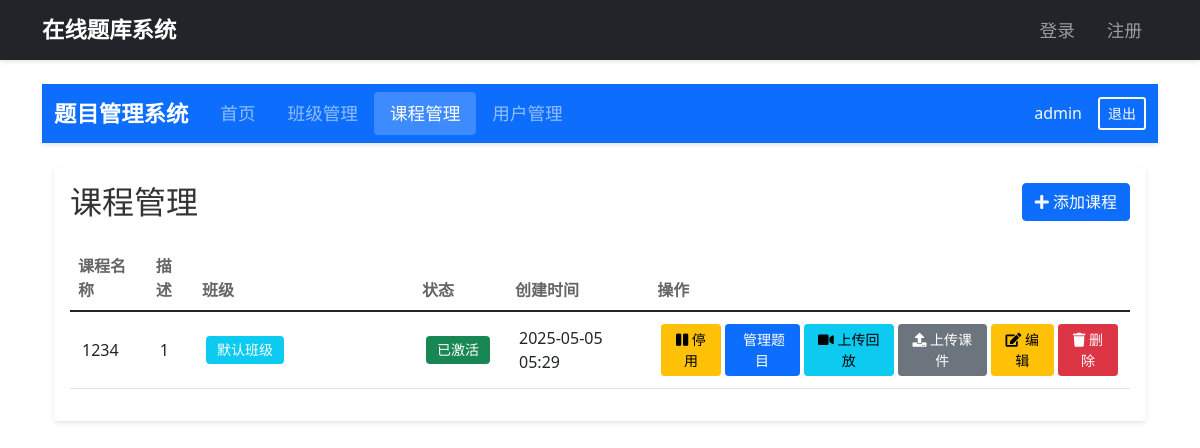
/admin/lessons (signed in), run on an earlier commit of the app's database.
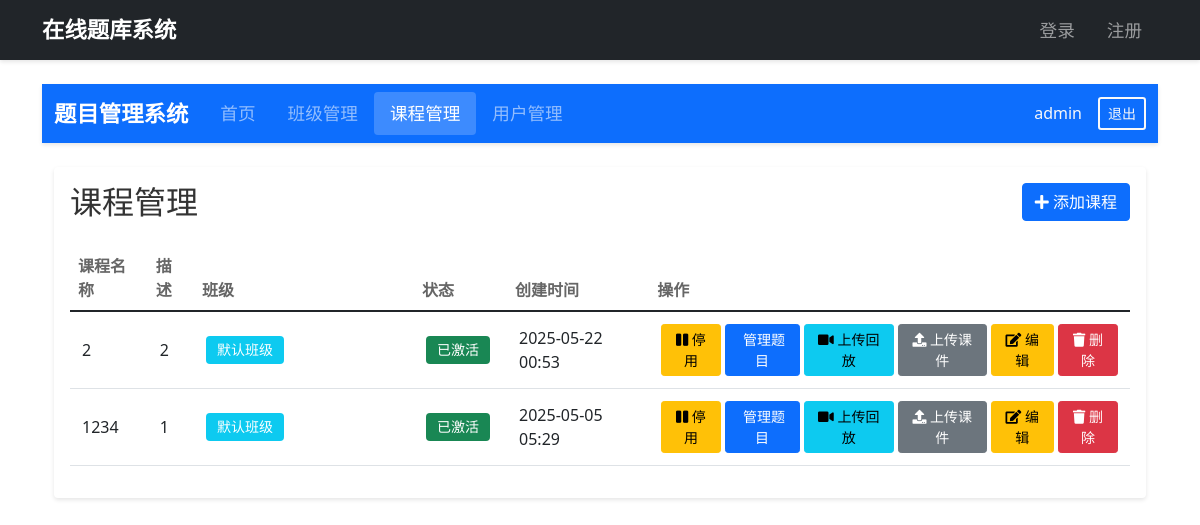
And on a later commit of the database.
### app.py (models this page shows, shortened)
class User(UserMixin, db.Model):
    id = db.Column(db.Integer, primary_key=True)
    username = db.Column(db.String(80), unique=True, nullable=False)
    email = db.Column(db.String(120), unique=True, nullable=False)
    password = db.Column(db.String(120), nullable=False)
    is_active = db.Column(db.Boolean, default=True)
    is_admin = db.Column(db.Boolean, default=False)
    class_id = db.Column(db.Integer, db.ForeignKey('class.id'))
    achievement_count = db.Column(db.Integer, default=0)  # 达标次数（80%以上正确率）
    badge_level = db.Column(db.Integer, default=0)  # 徽章等级，默认为0（无徽章）
    created_at = db.Column(db.DateTime, default=datetime.utcnow)
    answers = db.relationship('UserAnswer', backref='user', lazy=True, cascade="all, delete-orphan")
    quiz_history = db.relationship('QuizHistory', backref='user', lazy=True, cascade="all, delete-orphan")

class Lesson(db.Model):
    id = db.Column(db.Integer, primary_key=True)
    title = db.Column(db.String(100), nullable=False)  # 课程标题
    description = db.Column(db.String(200))  # 课程描述
    is_active = db.Column(db.Boolean, default=False)  # 是否当前显示
    video_url = db.Column(db.String(500))  # 视频回放链接
    created_at = db.Column(db.DateTime, default=datetime.utcnow)
    questions = db.relationship('Question', backref='lesson', lazy=True)

class Class(db.Model):
    id = db.Column(db.Integer, primary_key=True)
    name = db.Column(db.String(80), nullable=False, unique=True)  # 班级名称
    description = db.Column(db.String(200))  # 班级描述
    is_active = db.Column(db.Boolean, default=True)  # 是否激活
    created_at = db.Column(db.DateTime, default=datetime.utcnow)
    users = db.relationship('User', backref='class', lazy=True)
    lessons = db.relationship('Lesson', secondary=lesson_class_association, backref='classes', lazy=True)

### app.py (the view)
@app.route('/admin/lessons')
@admin_required
def admin_lessons():
    lessons = Lesson.query.order_by(Lesson.created_at.desc()).all()
    classes = Class.query.all()
    return render_template('admin/lessons.html', lessons=lessons, classes=classes)

### app.py (called while the page is built)
@app.before_request
def make_session_permanent():
    session.permanent = True

@login_manager.user_loader
def load_user(user_id):
    return User.query.get(int(user_id))

def admin_required(f):
    @wraps(f)
    def decorated_function(*args, **kwargs):
        if not current_user.is_authenticated:
            flash('请先登录')
            return redirect(url_for('login'))
        if not current_user.is_admin:
            flash('需要管理员权限')
            return redirect(url_for('index'))
        return f(*args, **kwargs)
    return decorated_function

### templates/admin/lessons.html (shortened to what this page needs)
{% extends "admin/base.html" %}
{% block admin_content %}
<div class="container">
    <div class="card">
        <div class="card-body">
            <div class="d-flex justify-content-between align-items-center mb-4">
                <h2 class="card-title mb-0">课程管理</h2>
                <button type="button" class="btn btn-primary" data-bs-toggle="modal" data-bs-target="#addLessonModal">
                    <i class="fas fa-plus"></i> 添加课程
                </button>
            </div>
            <div class="table-responsive">
                <table class="table table-hover">
                    <thead>
                        <tr>
                            <th>课程名称</th>
                            <th>描述</th>
                            <th style="min-width: 220px;">班级</th>
                            <th>状态</th>
                            <th>创建时间</th>
                            <th style="min-width: 370px;">操作</th>
                        </tr>
                    </thead>
                    <tbody>
                        {% for lesson in lessons %}
                        <tr>
                            <td>{{ lesson.title }}</td>
                            <td>{{ lesson.description }}</td>
                            <td>
                                {% for class in lesson.classes %}
                                <span class="badge bg-info">{{ class.name }}</span>
                                {% else %}
                                <span class="badge bg-warning">未分配班级</span>
                                {% endfor %}
                            </td>
                            <td>
                                <span class="badge {% if lesson.is_active %}bg-success{% else %}bg-secondary{% endif %}">
                                    {{ '已激活' if lesson.is_active else '未激活' }}
                                </span>
                            </td>
                            <td>{{ lesson.created_at.strftime('%Y-%m-%d %H:%M') }}</td>
                            <td>
                                <div class="d-flex flex-row flex-wrap gap-1 align-items-center">
                                    <form action="{{ url_for('toggle_lesson_status', lesson_id=lesson.id) }}" method="POST" style="display: inline;">
                                        <button type="submit" class="btn {% if lesson.is_active %}btn-warning{% else %}btn-success{% endif %} btn-sm">
                                            <i class="fas {% if lesson.is_active %}fa-pause{% else %}fa-play{% endif %}"></i>
                                            {{ '停用' if lesson.is_active else '激活' }}
                                        </button>
                                    </form>
                                    <a href="{{ url_for('manage_questions', lesson_id=lesson.id) }}" class="btn btn-primary btn-sm">
                                         管理题目
                                    </a>
                                    <button type="button" class="btn btn-info btn-sm" onclick="uploadVideo('{{ lesson.id }}')">
                                        <i class="fas fa-video"></i> 上传回放
                                    </button>
                                    <button type="button"
                                            class="btn btn-sm {% if lesson.courseware_files %}btn-success{% else %}btn-secondary{% endif %}"
                                            data-bs-toggle="modal"
                                            data-bs-target="#uploadCoursewareModal{{ lesson.id }}">
                                        <i class="fas fa-upload"></i> 上传课件
                                    </button>
                                    <button type="button" class="btn btn-warning btn-sm" data-bs-toggle="modal" data-bs-target="#editLessonModal{{ lesson.id }}">
                                        <i class="fas fa-edit"></i> 编辑
                                    </button>
                                    <button type="button" class="btn btn-danger btn-sm" style="min-width:60px;" onclick="deleteLesson('{{ lesson.id }}')">
                                        <i class="fas fa-trash"></i> 删除
                                    </button>
                                </div>
                            </td>
                        </tr>
                        {% endfor %}
                    </tbody>
                </table>
            </div>
        </div>
    </div>
</div>
{% endblock %}

### templates/admin/base.html (shortened to what this page needs)
{% extends "base.html" %}
{% block content %}
<nav class="navbar navbar-expand-lg navbar-dark bg-primary mb-4">
    <div class="container-fluid">
        <a class="navbar-brand" href="{{ url_for('admin_dashboard') }}">题目管理系统</a>
        <div class="collapse navbar-collapse" id="adminNavbar">
            <ul class="navbar-nav me-auto">
                <li class="nav-item">
                    <a class="nav-link {% if request.endpoint == 'admin_dashboard' %}active{% endif %}"
                       href="{{ url_for('admin_dashboard') }}">首页</a>
                </li>
                <li class="nav-item">
                    <a class="nav-link {% if request.endpoint == 'admin_classes' %}active{% endif %}"
                       href="{{ url_for('admin_classes') }}">班级管理</a>
                </li>
                <li class="nav-item">
                    <a class="nav-link {% if request.endpoint == 'admin_lessons' %}active{% endif %}"
                       href="{{ url_for('admin_lessons') }}">课程管理</a>
                </li>
                <li class="nav-item">
                    <a class="nav-link {% if request.endpoint == 'admin_users' %}active{% endif %}"
                       href="{{ url_for('admin_users') }}">用户管理</a>
                </li>
            </ul>
            <div class="d-flex align-items-center">
                <span class="text-light me-3">{{ current_user.username }}</span>
                <a href="{{ url_for('logout') }}" class="btn btn-outline-light btn-sm">退出</a>
            </div>
        </div>
    </div>
</nav>
{% block admin_content %}{% endblock %}
{% endblock %}

### templates/base.html (shortened to what this page needs)
<!DOCTYPE html>
<html lang="zh">
<head>
    <link href="https://cdn.bootcdn.net/ajax/libs/twitter-bootstrap/5.1.3/css/bootstrap.min.css" rel="stylesheet">
    <link href="https://cdn.bootcdn.net/ajax/libs/font-awesome/5.15.4/css/all.min.css" rel="stylesheet">
</head>
<body>
    <nav class="navbar navbar-expand-lg navbar-dark bg-dark">
        <div class="container">
            <a class="navbar-brand" href="{{ url_for('index') }}">在线题库系统</a>
            <div class="collapse navbar-collapse" id="navbarNav">
                <ul class="navbar-nav ms-auto">
                    {% if session.get('user_id') %}
                        <li class="nav-item">
                            <span class="nav-link">欢迎, {{ session.get('username') }}</span>
                        </li>
                        <li class="nav-item">
                            <a class="nav-link" href="{{ url_for('logout') }}">退出登录</a>
                        </li>
                    {% else %}
                        <li class="nav-item">
                            <a class="nav-link" href="{{ url_for('login') }}">登录</a>
                        </li>
                        <li class="nav-item">
                            <a class="nav-link" href="{{ url_for('register') }}">注册</a>
                        </li>
                    {% endif %}
                </ul>
            </div>
        </div>
    </nav>
    <div class="container mt-4">
        {% block content %}{% endblock %}
    </div>
</body>
</html>

### templates/admin/lessons.html (style rules this page uses)
.card { border: none; box-shadow: 0 2px 4px rgba(0,0,0,0.1); margin-bottom: 20px; }
.card-title { color: #333; }
.table th { border-top: none; color: #666; font-weight: 600; }
.table td { vertical-align: middle; }
.badge { padding: 0.5em 0.8em; font-weight: 500; margin-right: 0.3rem; }
.badge { padding: 0.5em 0.8em; font-weight: 500; font-size: 0.875rem; }
.table td { vertical-align: middle; padding: 0.75rem; }
.d-flex.flex-row, .btn-group { flex-wrap: nowrap !important; gap: 0.3rem; align-items: center; }
.table th:nth-child(3), .table td:nth-child(3) { min-width: 220px; }
.table th:last-child, .table td:last-child { min-width: 370px; }

### templates/admin/base.html (style rules this page uses)
.navbar { box-shadow: 0 2px 4px rgba(0,0,0,0.1); }
.navbar-brand { font-weight: bold; font-size: 1.4rem; }
.nav-link { font-size: 1.1rem; padding: 0.5rem 1rem !important; transition: all 0.3s ease; }
.nav-link.active { background-color: rgba(255,255,255,0.2); border-radius: 4px; }
.btn-outline-light { border-width: 2px; }

What changed in the data, as far as the page shows it:
added Lesson: title "2", description "2", is_active "已激活", created_at "2025-05-22 00:53", is_active "停用", Class (name "默认班级")
